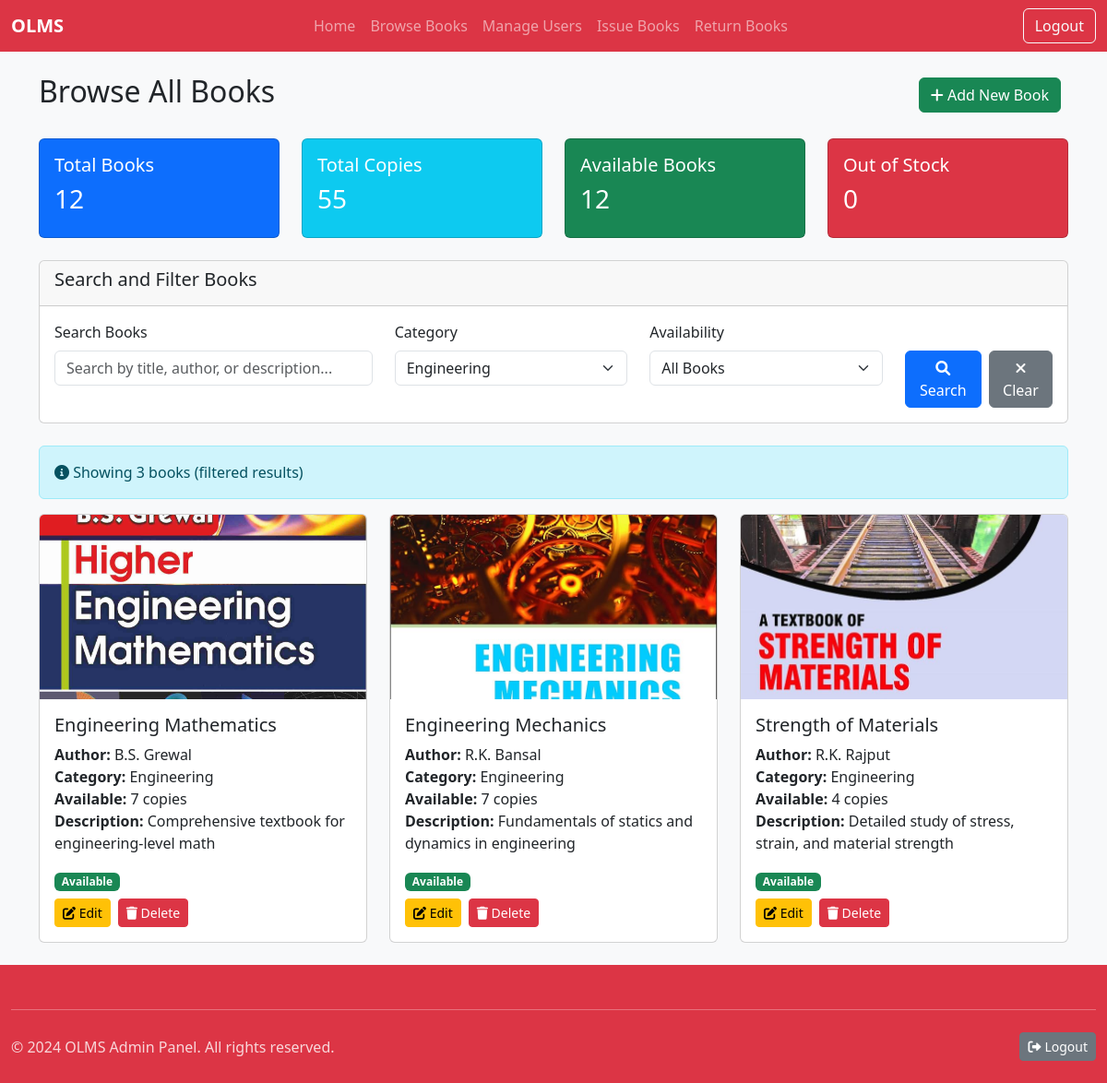
Page /Admin_dashboard/admin_browse_book.php?category=Engineering (signed in) on the committed database.
### tables this page shows
CREATE TABLE `books` (
  `id` int(11) NOT NULL,
  `title` varchar(200) NOT NULL,
  `author` varchar(100) NOT NULL,
  `category` varchar(50) NOT NULL,
  `description` text DEFAULT NULL,
  `cover` varchar(500) DEFAULT NULL,
  `quantity` int(11) DEFAULT 1,
  `created_at` timestamp NOT NULL DEFAULT current_timestamp()
);

### Admin_dashboard/admin_browse_book.php (the view, shortened to what this page needs)
<?php
include("../database/config.php");
$category_filter = isset($_GET['category']) ? $_GET['category'] : '';
$availability_filter = isset($_GET['availability']) ? $_GET['availability'] : '';
$search_query = isset($_GET['search']) ? $_GET['search'] : '';
$books_query = "SELECT * FROM books WHERE 1=1";
if (!empty($category_filter)) {
    $books_query .= " AND category = '" . mysqli_real_escape_string($conn, $category_filter) . "'";
}
$books_query .= " ORDER BY title";
$books_result = mysqli_query($conn, $books_query);
$total_books = mysqli_num_rows($books_result);
$categories_query = "SELECT DISTINCT category FROM books ORDER BY category";
$categories_result = mysqli_query($conn, $categories_query);
$stats_query = "SELECT
                COUNT(*) as total_books,
                SUM(quantity) as total_copies,
                COUNT(CASE WHEN quantity > 0 THEN 1 END) as available_books,
                COUNT(CASE WHEN quantity = 0 THEN 1 END) as out_of_stock_books
                FROM books";
$stats_result = mysqli_query($conn, $stats_query);
$stats = mysqli_fetch_assoc($stats_result);
?>
<!DOCTYPE html>
<html lang="en">
<head>
    <link href="https://cdn.jsdelivr.net/npm/bootstrap@5.3.0/dist/css/bootstrap.min.css" rel="stylesheet">
    <link rel="stylesheet" href="https://cdnjs.cloudflare.com/ajax/libs/font-awesome/6.0.0/css/all.min.css">
    <link rel="stylesheet" href="../asset/style.css">
</head>
<body class="admin-dashboard">
    <?php include("navbar_admin.php"); ?>
    <div class="container mt-4">
        <div class="row">
            <div class="col-md-12">
                <div class="d-flex justify-content-between align-items-center mb-4">
                    <h2>Browse All Books</h2>
                    <div>
                        <a href="add_book.php" class="btn btn-success me-2">
                            <i class="fas fa-plus"></i> Add New Book
                        </a>
                    </div>
                </div>
                <div class="row mb-4">
                    <div class="col-md-3">
                        <div class="card bg-primary text-white">
                            <div class="card-body">
                                <h5 class="card-title">Total Books</h5>
                                <h3><?php echo $stats['total_books']; ?></h3>
                            </div>
                        </div>
                    </div>
                    <div class="col-md-3">
                        <div class="card bg-info text-white">
                            <div class="card-body">
                                <h5 class="card-title">Total Copies</h5>
                                <h3><?php echo $stats['total_copies']; ?></h3>
                            </div>
                        </div>
                    </div>
                    <div class="col-md-3">
                        <div class="card bg-success text-white">
                            <div class="card-body">
                                <h5 class="card-title">Available Books</h5>
                                <h3><?php echo $stats['available_books']; ?></h3>
                            </div>
                        </div>
                    </div>
                    <div class="col-md-3">
                        <div class="card bg-danger text-white">
                            <div class="card-body">
                                <h5 class="card-title">Out of Stock</h5>
                                <h3><?php echo $stats['out_of_stock_books']; ?></h3>
                            </div>
                        </div>
                    </div>
                </div>
                <div class="card mb-4">
                    <div class="card-header">
                        <h5>Search and Filter Books</h5>
                    </div>
                    <div class="card-body">
                        <form method="GET" action="">
                            <div class="row">
                                <div class="col-md-4">
                                    <label for="search" class="form-label">Search Books</label>
                                    <input type="text" class="form-control" id="search" name="search"
                                        placeholder="Search by title, author, or description..."
                                        value="<?php echo htmlspecialchars($search_query); ?>">
                                </div>
                                <div class="col-md-3">
                                    <label for="category" class="form-label">Category</label>
                                    <select class="form-select" id="category" name="category">
                                        <?php while ($cat = mysqli_fetch_assoc($categories_result)): ?>
                                            <option value="<?php echo htmlspecialchars($cat['category']); ?>"
                                                <?php echo $category_filter == $cat['category'] ? 'selected' : ''; ?>>
                                                <?php echo htmlspecialchars($cat['category']); ?>
                                            </option>
                                        <?php endwhile; ?>
                                    </select>
                                </div>
                                <div class="col-md-3">
                                    <label for="availability" class="form-label">Availability</label>
                                    <select class="form-select" id="availability" name="availability">
                                        <option value="">All Books</option>
                                    </select>
                                </div>
                                <div class="col-md-2">
                                    <label class="form-label">&nbsp;</label>
                                    <div class="d-flex gap-2">
                                        <button type="submit" class="btn btn-primary">
                                            <i class="fas fa-search"></i> Search
                                        </button>
                                        <a href="?" class="btn btn-secondary">
                                            <i class="fas fa-times"></i> Clear
                                        </a>
                                    </div>
                                </div>
                            </div>
                        </form>
                    </div>
                </div>
                <div class="alert alert-info">
                    <i class="fas fa-info-circle"></i>
                    Showing <?php echo $total_books; ?> books
                    <?php if (!empty($search_query) || !empty($category_filter) || !empty($availability_filter)): ?>
                        (filtered results)
                    <?php endif; ?>
                </div>
                <?php if ($total_books > 0): ?>
                    <div class="row">
                        <?php while ($book = mysqli_fetch_assoc($books_result)): ?>
                            <div class="col-md-4 mb-4">
                                <div class="card h-100">
                                    <img src="<?php echo !empty($book['cover']) ? htmlspecialchars($book['cover']) : 'https://via.placeholder.com/190x260?text=No+Cover'; ?>"
                                        class="card-img-top"
                                        alt="<?php echo htmlspecialchars($book['title']); ?>"
                                        style="height: 200px; object-fit: cover;">
                                    <div class="card-body">
                                        <h5 class="card-title"><?php echo htmlspecialchars($book['title']); ?></h5>
                                        <p class="card-text">
                                            <strong>Author:</strong> <?php echo htmlspecialchars($book['author']); ?><br>
                                            <strong>Category:</strong> <?php echo htmlspecialchars($book['category']); ?><br>
                                            <strong>Available:</strong> <?php echo $book['quantity']; ?> copies<br>
                                            <?php if (!empty($book['description'])): ?>
                                                <strong>Description:</strong> <?php echo htmlspecialchars(substr($book['description'], 0, 80)) . (strlen($book['description']) > 80 ? '...' : ''); ?>
                                            <?php endif; ?>
                                        </p>
                                        <div class="mt-auto">
                                            <div class="mb-2">
                                                <span class="badge bg-<?php echo $book['quantity'] > 0 ? 'success' : 'danger'; ?>">
                                                    <?php echo $book['quantity'] > 0 ? 'Available' : 'Out of Stock'; ?>
                                                </span>
                                            </div>
                                            <div class="d-flex gap-2">
                                                <button class="btn btn-warning btn-sm"
                                                    onclick="editBook(<?php echo htmlspecialchars(json_encode($book)); ?>)">
                                                    <i class="fas fa-edit"></i> Edit
                                                </button>
                                                <button type="button" class="btn btn-danger btn-sm"
                                                    onclick="confirmDelete(<?php echo $book['id']; ?>, '<?php echo htmlspecialchars($book['title']); ?>')">
                                                    <i class="fas fa-trash"></i> Delete
                                                </button>
                                            </div>
                                        </div>
                                    </div>
                                </div>
                            </div>
                        <?php endwhile; ?>
                    </div>
                <?php endif; ?>
            </div>
        </div>
    </div>
    <?php include("footer.php"); ?>
</body>
</html>

### asset/style.css (style rules this page uses)
* { padding: 0; margin: 0; box-sizing: border-box; }
html { height: 100%; }
body { min-height: 100%; display: flex; flex-direction: column; overflow-x: hidden; width: 100%; }
html, body { height: 100%; }
body { min-height: 100vh; display: flex; flex-direction: column; }
.admin-dashboard { background-color: #f8f9fa; }

### rows in the picture
books: cover (picture), title "Engineering Mathematics", author "B.S. Grewal", category "Engineering", quantity "7", description "Comprehensive textbook for engineering-level math", shows "Available"
books: cover (picture), title "Engineering Mechanics", author "R.K. Bansal", category "Engineering", quantity "7", description "Fundamentals of statics and dynamics in engineering", shows "Available"
books: cover (picture), title "Strength of Materials", author "R.K. Rajput", category "Engineering", quantity "4", description "Detailed study of stress, strain, and material strength", shows "Available"

### other values in the picture
$stats['total_books'] "12"
$stats['total_copies'] "55"
$stats['available_books'] "12"
$stats['out_of_stock_books'] "0"
$total_books "3"
form field category "Engineering"
